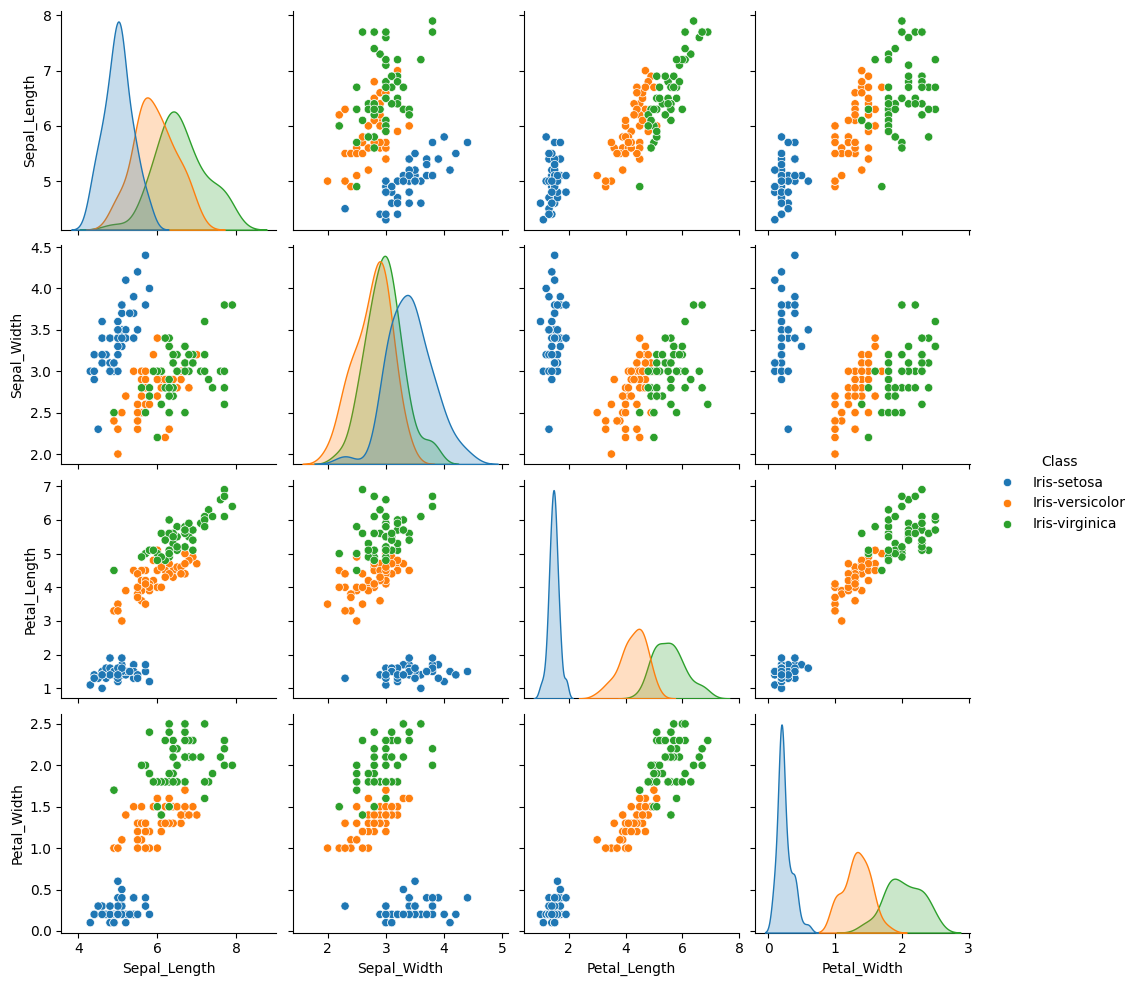

Reproduce this figure in Python.
import tensorflow as tf
import pandas as pd
import seaborn as sns
import matplotlib.pyplot as plt
import os

# TensorFlow 경고 메시지 끄기
os.environ['TF_ENABLE_ONEDNN_OPTS'] = '0'

# 1. 데이터 로드 (컬럼명이 없는 파일이므로 직접 이름을 지정해줍니다)
column_names = ['Sepal_Length', 'Sepal_Width', 'Petal_Length', 'Petal_Width', 'Class']
iris = pd.read_csv('iris.csv', names=column_names)

print("성공적으로 설정된 컬럼명:", iris.columns.tolist())

# 2. 그래프 출력
sns.pairplot(iris, hue='Class')
plt.show()

# 3. 원-핫 인코딩 (Class 컬럼을 0과 1로 변환)
iris = pd.get_dummies(iris)

# 4. 독립변수(X)와 종속변수(Y) 분리
# pd.get_dummies 결과로 생성된 실제 컬럼명을 확인하며 넣어야 합니다.
indep = iris[['Sepal_Length', 'Sepal_Width', 'Petal_Length', 'Petal_Width']]
depen = iris[['Class_Iris-setosa', 'Class_Iris-versicolor', 'Class_Iris-virginica']]

print("독립변수 형태:", indep.shape, "종속변수 형태:", depen.shape)

# 5. 모델 구조 생성
X = tf.keras.layers.Input(shape=[4])
Y = tf.keras.layers.Dense(3, activation='softmax')(X)
model = tf.keras.models.Model(X, Y)
model.compile(loss='categorical_crossentropy', metrics=['accuracy'])

# 6. 모델 학습
print("\n--- 학습 시작 ---")
model.fit(indep, depen, epochs=1000, verbose=0)
model.fit(indep, depen, epochs=10)

# 7. 예측 및 결과 확인
print("\n--- 예측 결과 (45~55번 데이터) ---")
print("Predict:\n", model.predict(indep[45:55]))
print("Labels:\n", depen[45:55])
